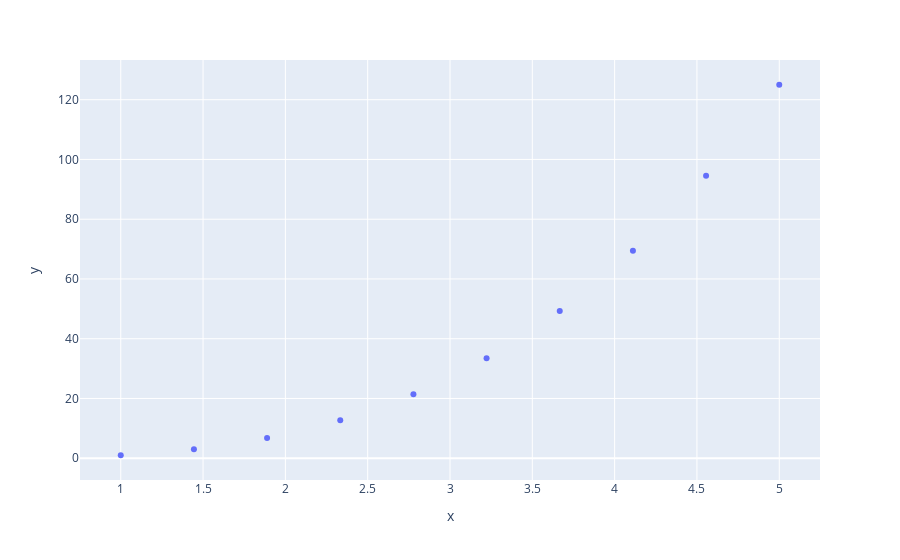

Notebook cell for this chart:
### Code cell
import plotly.express as px
fig = px.scatter(x=x_new,y=y_interp)
fig.show()

### Figure 1 — Plotly figure (JSON) as saved in the notebook; plotly's stock layout.template omitted (floating-point values rounded to 4 significant figures)
{"data": [{"hovertemplate": "x=%{x}<br>y=%{y}<extra></extra>", "legendgroup": "", "marker": {"color": "#636efa", "symbol": "circle"}, "mode": "markers", "name": "", "orientation": "v", "showlegend": false, "type": "scatter", "x": [1, 1.444, 1.889, 2.333, 2.778, 3.222, 3.667, 4.111, 4.556, 5], "xaxis": "x", "y": [1, 3.014, 6.739, 12.7, 21.43, 33.46, 49.3, 69.48, 94.54, 125], "yaxis": "y"}], "layout": {"legend": {"tracegroupgap": 0}, "margin": {"t": 60}, "xaxis": {"anchor": "y", "domain": [0, 1], "title": {"text": "x"}}, "yaxis": {"anchor": "x", "domain": [0, 1], "title": {"text": "y"}}}}
